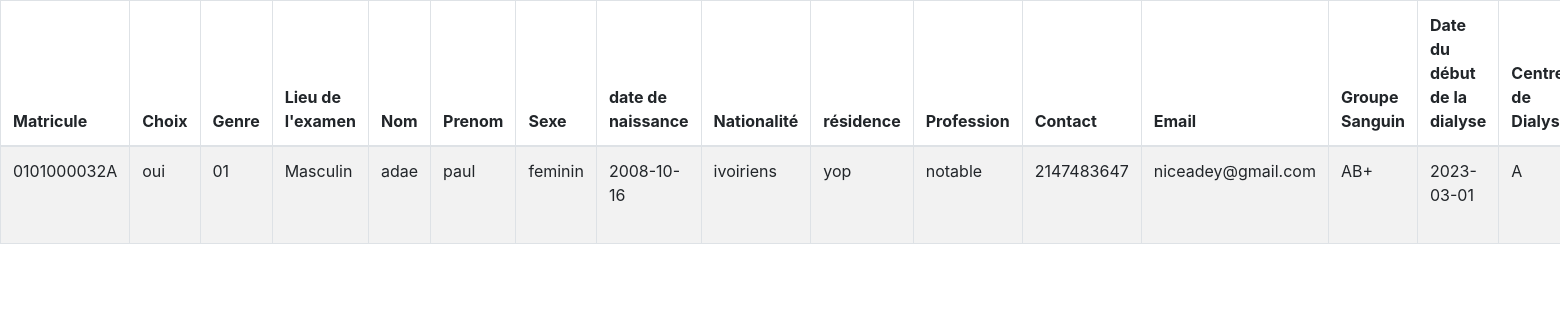
The page /backend-search.php?term=0101000032A on the database its author committed.
### tables this page shows
CREATE TABLE `formulaire` (
  `image` varchar(255) NOT NULL,
  `id` int(11) NOT NULL,
  `choix` text NOT NULL,
  `lieu_de_examen` text NOT NULL,
  `genre` text NOT NULL,
  `nom` text NOT NULL,
  `prenom` text NOT NULL,
  `sexe` text NOT NULL,
  `date_de_naissance` date NOT NULL,
  `nationalite` text NOT NULL,
  `residence` text NOT NULL,
  `profession` text NOT NULL,
  `contact` int(11) NOT NULL,
  `email` text NOT NULL,
  `groupe_sanguin` text NOT NULL,
  `date_du_debut_de_la_dialyse` date NOT NULL,
  `centre_de_dialyse` text NOT NULL,
  `jour_de_dialyse` date NOT NULL,
  `personne_a_contacter` text NOT NULL,
  `profession_` text NOT NULL,
  `contact_` int(11) NOT NULL,
  `a_une_carte_de_dialyse` text NOT NULL,
  `en_veux_une` text NOT NULL,
  `region` varchar(50) NOT NULL,
  `centre` varchar(25) NOT NULL,
  `matricule` longtext NOT NULL
);

### backend-search.php (the view, shortened to what this page needs)
<!DOCTYPE html>
<html>
<head>
    <link rel="stylesheet" href="https://stackpath.bootstrapcdn.com/bootstrap/4.5.2/css/bootstrap.min.css">
    <link rel="stylesheet" href="https://maxcdn.bootstrapcdn.com/font-awesome/4.7.0/css/font-awesome.min.css">
</head>
<body>
<?php
$link = mysqli_connect("localhost", "root", "", "aidir");
if(isset($_REQUEST["term"])){
    $sql = "SELECT * FROM formulaire WHERE matricule LIKE ?";
    if($stmt = mysqli_prepare($link, $sql)){
        mysqli_stmt_bind_param($stmt, "s", $param_term);
        if(mysqli_stmt_execute($stmt)){
            $result = mysqli_stmt_get_result($stmt);
            if(mysqli_num_rows($result) > 0){
                echo '<table class="table table-bordered table-striped">';
                echo "<thead>";
                echo "<tr>";
                echo "<th>Matricule</th>";
                echo "<th>Choix</th>";
                echo "<th>Genre</th>";
                echo "<th>Lieu de l'examen</t h>";
                echo "<th>Nom</th>";
                echo "<th>Prenom</th>";
                echo "<th>Sexe</th>";
                echo "<th>date de naissance</th>";
                echo "<th>Nationalité</th>";
                echo "<th>résidence</th>";
                echo "<th>Profession</th>";
                echo "<th>Contact</th>";
                echo "<th>Email</th>";
                echo "<th>Groupe Sanguin</th>";
                echo "<th>Date du début de la dialyse</th>";
                echo "<th>Centre de Dialyse</th>";
                echo "</tr>";
                echo "</thead>";
                echo "<tbody>";
                while($row = mysqli_fetch_array($result, MYSQLI_ASSOC)){
                    echo "<tr>";
                    echo "<td>" . $row['matricule'];
                    echo "<td>" . $row['choix']. "</td>";
                    echo "<td>" . $row['lieu_de_examen']. "</td>";
                    echo "<td>" . $row['genre']. "</td>";
                    echo "<td>" . $row['nom']. "</td>";
                    echo "<td>" . $row['prenom']. "</td>";
                    echo "<td>" . $row['sexe']. "</td>";
                    echo "<td>" . $row['date_de_naissance']. "</td>";
                    echo "<td>" . $row['nationalite']. "</td>";
                    echo "<td>" . $row['residence']. "</td>";
                    echo "<td>" . $row['profession']. "</td>";
                    echo "<td>" . $row['contact']. "</td>";
                    echo "<td>" . $row['email']. "</td>";
                    echo "<td>" . $row['groupe_sanguin']. "</td>";
                    echo "<td>" . $row['date_du_debut_de_la_dialyse']. "</td>";
                    echo "<td>" . $row['centre_de_dialyse']. "</td>";
                    echo "</tr>";
                }
                echo "</tbody>";
                echo "</table>";
            } else{
                echo "<p>No matches found</p>";
            }
        } else{
            echo "ERROR: Could not able to execute $sql. " . mysqli_error($link);
        }
    }
}
?>
</body>
</html>

### rows shown on the page
formulaire: matricule "0101000032A", choix "oui", lieu_de_examen "01", genre "Masculin", nom "adae", prenom "paul", sexe "feminin", date_de_naissance "2008-10-16", nationalite "ivoiriens", residence "yop", profession "notable", contact "2147483647", email "niceadey@gmail.com", groupe_sanguin "AB+", date_du_debut_de_la_dialyse "2023-03-01", centre_de_dialyse "A"
